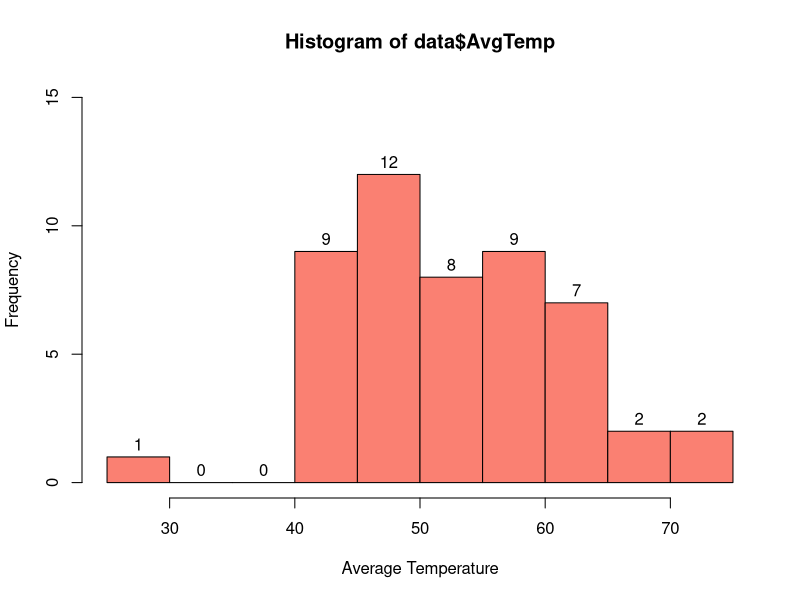
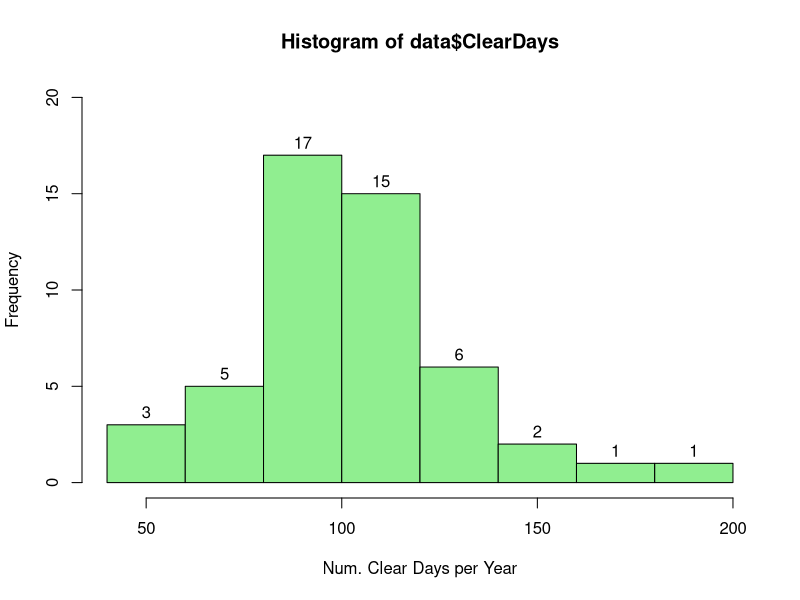
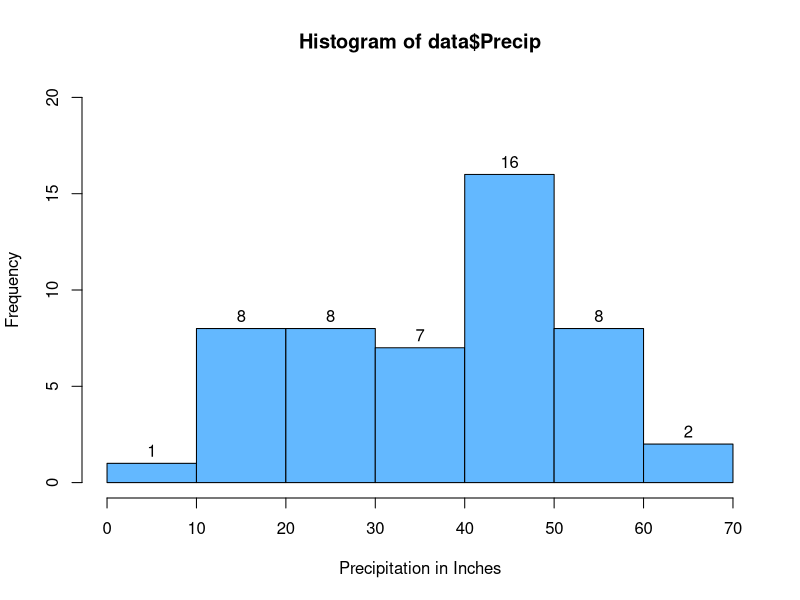
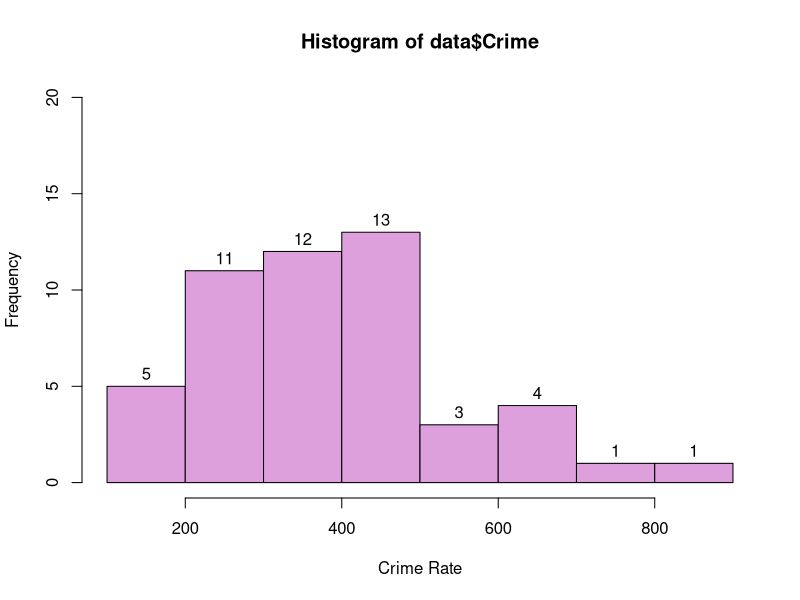
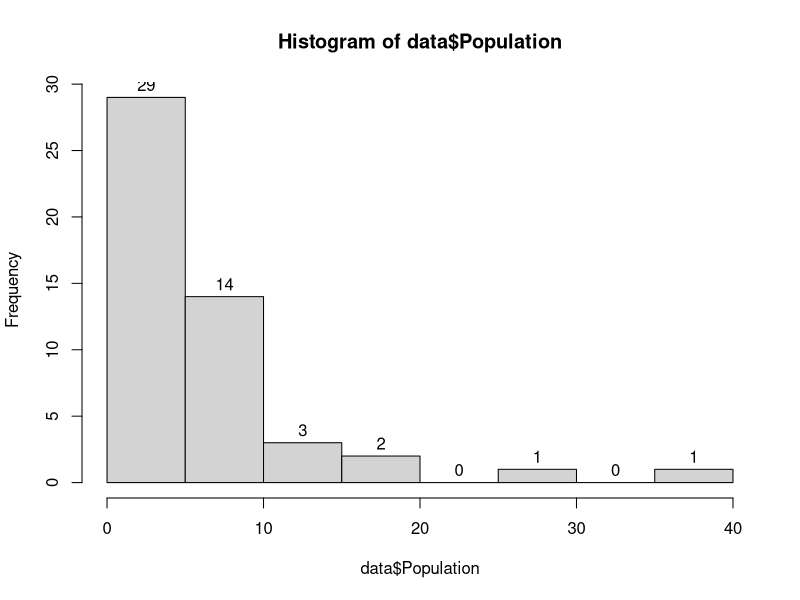
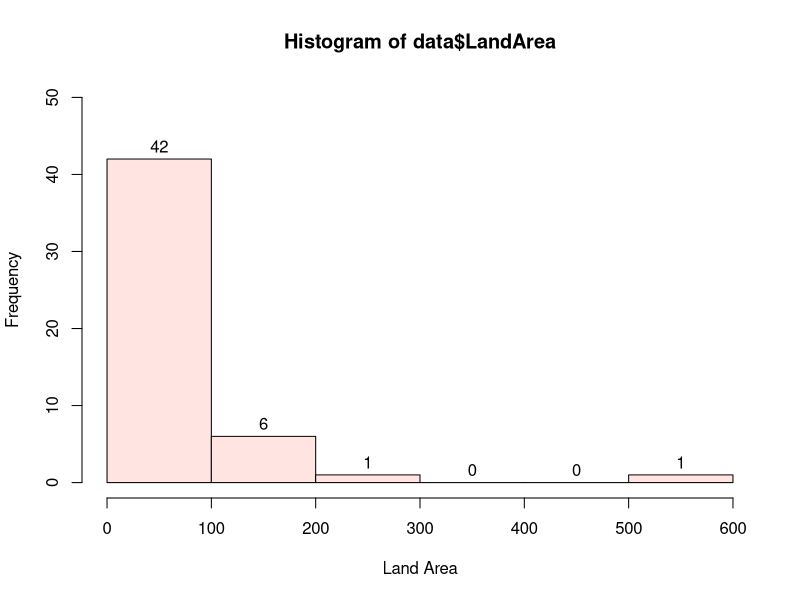
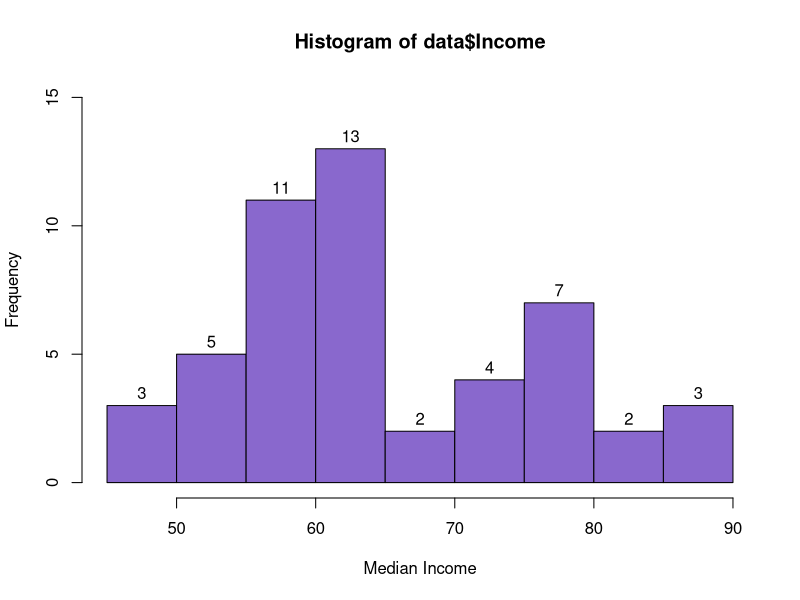
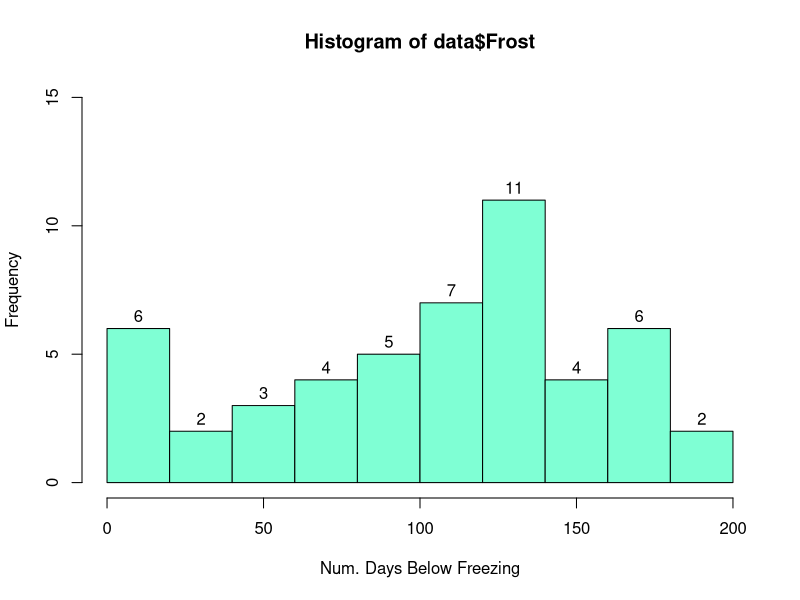

Reproduce these figures in R, in order. (Note: this script raises an error after producing the figures.)
raw_data<-read.csv("StatesData.csv")
head(raw_data)
data(state)
stateData<-data.frame(state.x77,row.names = state.abb)

head(stateData)

data <- raw_data
data$Frost = stateData$Frost
head(data)


hist(data$AvgTemp, labels = TRUE, ylim=c(0,15), xlab="Average Temperature", col="salmon")
which.min(data$AvgTemp)
# Alaska might be an outlier.

hist(data$ClearDays, labels=TRUE, ylim=c(0, 20), xlab="Num. Clear Days per Year", col="lightgreen")
data[which.max(data$ClearDays),]

hist(data$Precip, labels=TRUE, ylim=c(0,20), xlab="Precipitation in Inches", col="steelblue1")

hist(data$Crime, labels=TRUE, ylim=c(0,20), xlab="Crime Rate", col="plum")
data[which.max(data$Crime),]
# Once again, Alaska appears to be somewhat of an outlier
data[which(data$Crime > 700),]

hist(data$Population, labels=TRUE)
data[which.max(data$Population),]

hist(data$LandArea, labels=TRUE, ylim=c(0,50), xlab = "Land Area", col="mistyrose")
# Alaska yet again

hist(data$Income, labels=TRUE, col = "mediumpurple3", ylim = c(0,15), xlab = "Median Income")
hist(data$Frost, labels=TRUE, col="aquamarine", ylim=c(0,15), xlab="Num. Days Below Freezing")
hist(data$Density, labels=TRUE, ylim=c(0,50), xlab = "Population Density", col="mistyrose")

data$Density = data$Population / data$LandArea
head(data)
data[which.max(data$Density),]
data

cor(data[,-1], method="pearson", use= "complete.obs")

#probit.mod <- glm(Crime ~ AvgTemp + ClearDays + Precip 
#                  + Population + LandArea + Income + Frost 
#                  + Density, data = data, family = binomial)

# replace land area and population with density
mod <- lm(Crime ~ AvgTemp + ClearDays + Precip 
          + Income + Frost 
          + Density, data = data)
summary(mod)

# here, frost and income are the most important factors. What happens if we remove income?
mod2 <- lm(Crime ~ AvgTemp + ClearDays + Precip 
           + Frost 
          + Density, data = data)
summary(mod2)


# variable selection:
mod <- lm(Crime ~ AvgTemp + ClearDays 
          + Income + Frost, data = data)
summary(mod)

m <- lm(Crime ~ ClearDays, data = data)
plot(data$ClearDays, data$Crime)
abline(m)
#text(data$ClearDays, data$Crime-1, labels=data$State)

m <- lm(Crime ~ Income, data = data)
plot(data$Income, data$Crime)
abline(m)
#text(data$Income, data$Crime-1, labels=data$State)

m <- lm(Crime ~ Frost, data = data)
plot(data$Frost, data$Crime)
abline(m)

m <- lm(Crime ~ AvgTemp, data = data)
plot(data$AvgTemp, data$Crime)
abline(m)

#the final model here contains (in order of significance): Clear days, Income, Frost, and AvgTemp




# consider leverages for outliers

hats <- as.data.frame(hatvalues(mod))
hats


new_data <- data.frame(AvgTemp=seq(min(data$AvgTemp), max(data$AvgTemp), len=50),
                       ClearDays = median(data$ClearDays),
                       Income = median(data$Income),
                       Frost = median(data$Frost))
new_data$Crime = predict(mod, new_data, type="response")
plot(Crime ~ AvgTemp, data=new_data, col="lightblue", ylim=c(0,1000), ylab="")
lines(Crime ~ AvgTemp, new_data, lwd=2)

new_data <- data.frame(ClearDays=seq(min(data$ClearDays), max(data$ClearDays), len=50),
                       AvgTemp = median(data$AvgTemp),
                       Income = median(data$Income),
                       Frost = median(data$Frost))
new_data$Crime = predict(mod, new_data, type="response")
plot(Crime ~ ClearDays, data=new_data, col="lightblue", ylim=c(0,1000), ylab="")
lines(Crime ~ ClearDays, new_data, lwd=2)




mod <- lm(Crime ~ (AvgTemp*ClearDays) + ClearDays 
          + Income, data = data)
summary(mod)

new_data <- data.frame(AvgTemp=seq(min(data$AvgTemp), max(data$AvgTemp), len=50),
                       ClearDays = median(data$ClearDays),
                       Income = median(data$Income))
new_data$Crime = predict(mod, new_data, type="response")
plot(Crime ~ AvgTemp, data=new_data, col="lightpink", ylim=c(0,1000), ylab="Crime Rate", xlab="Average Temperature", main="Average Temperature and Violent Crime")
lines(Crime ~ AvgTemp, new_data, lwd=2)

new_data <- data.frame(ClearDays=seq(min(data$ClearDays), max(data$ClearDays), len=50),
                       AvgTemp = median(data$AvgTemp),
                       Income = median(data$Income))
new_data$Crime = predict(mod, new_data, type="response")
plot(Crime ~ ClearDays, data=new_data, col="lightblue", ylim=c(0,1000), ylab="Crime Rate", xlab = "# Clear Days per Year", main="Clear Days and Violent Crime")
lines(Crime ~ ClearDays, new_data, lwd=2)

new_data <- data.frame(Income=seq(min(data$Income), max(data$Income), len=50),
                       AvgTemp = median(data$AvgTemp),
                       ClearDays = median(data$ClearDays))
new_data$Crime = predict(mod, new_data, type="response")
plot(Crime ~ Income, data=new_data, col="salmon", ylim=c(0,1000), xlab = "Meidan Income", ylab="Violent Crime Rate", main="Income and Violent Crime")
lines(Crime ~ Income, new_data, lwd=2)

## Try plotting interaction

new_data <- data.frame(AvgTemp=seq(min(data$AvgTemp), max(data$AvgTemp), len=50),
                       ClearDays = max(data$ClearDays),
                       Income = median(data$Income))
new_data$Crime = predict(mod, new_data, type="response")
plot(Crime ~ AvgTemp, data=new_data, col="white", ylim=c(0,1000), ylab="Crime Rate", xlab="Average Temperature", main="Average Temperature with Many Clear Days")
lines(Crime ~ AvgTemp, new_data, lwd=2, col="purple")

new_data <- data.frame(AvgTemp=seq(min(data$AvgTemp), max(data$AvgTemp), len=50),
                       ClearDays = min(data$ClearDays),
                       Income = median(data$Income))
new_data$Crime = predict(mod, new_data, type="response")
plot(Crime ~ AvgTemp, data=new_data, col="white", ylim=c(0,1000), ylab="Crime Rate", xlab="Average Temperature", main="Average Temperature with Few Clear Days")
lines(Crime ~ AvgTemp, new_data, lwd=2, col="blue")

# leverages looked fine, but try removing Alaska anyways because it was sus
f <-data[-c(2),]
f

mod <- lm(Crime ~ AvgTemp + ClearDays 
          , data = f)
summary(mod)

# this model contains only avgtemp and clear days (income removed). try keeping income

mod <- lm(Crime ~ AvgTemp + ClearDays
          + Income + Frost 
        , data = data)
summary(mod)

# ends up the same, so Alaska need not be removed (long route of checking leverages)

# consider trying elastic net, lasso, and ridge regression
